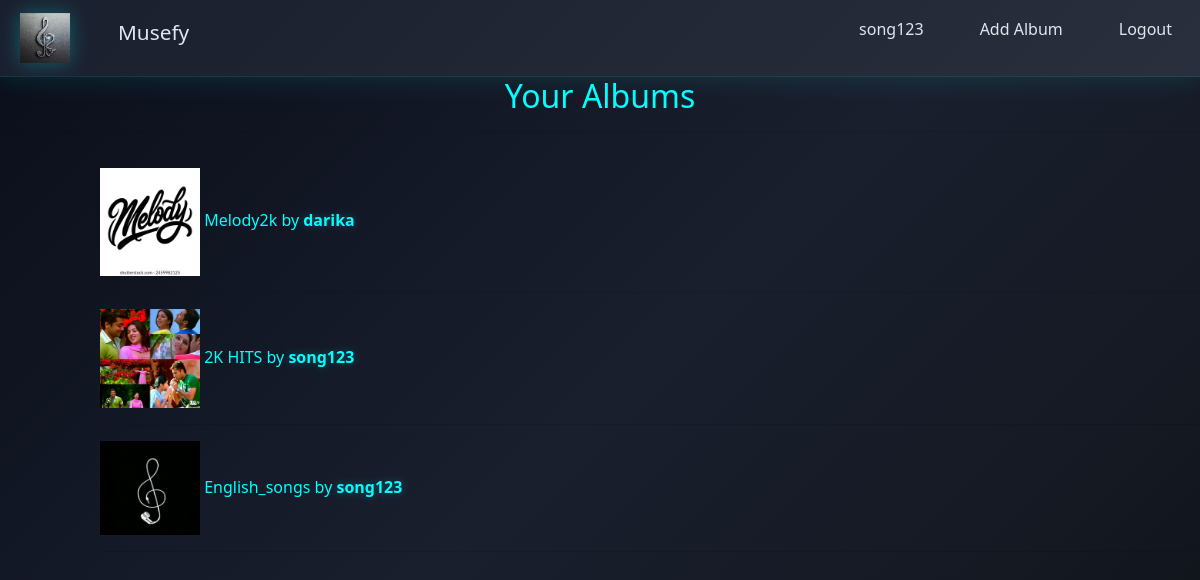
/albums/ (signed in), run on the app's committed database.
### music_nation/models.py (models this page shows, shortened)
class Album(models.Model):
    VISIBILITY_CHOICES = [
        ('public', 'Public'),
        ('private', 'Private'),
    ]
    album_name = models.CharField(max_length=30)
    uploaded_on = models.DateField(default=timezone.now())
    album_logo = models.FileField(upload_to=user_directory_path)
    album_genre = models.CharField(max_length=30)
    album_artist = models.ForeignKey(User, on_delete=models.CASCADE, related_name='albums')
    visibility = models.CharField(max_length=10, choices=VISIBILITY_CHOICES, default='public')

### music_nation/views.py (the view)
# urls.py: path('albums/', music_nation_views.album_list, name='album_list'),
@login_required
def album_list(request):
    albums = Album.objects.filter(
        Q(visibility='public') | Q(album_artist=request.user)
    ).order_by('-uploaded_on')  # optional: show latest first
    return render(request, 'music_nation/album_list.html', {'albums': albums})

### music_nation/templates/music_nation/album_list.html (shortened to what this page needs)
{% extends 'music_nation/base.html' %}
{% block content %}
<h2 style="text-align:center; color:#00ffff;">Your Albums</h2>
<hr/>
<div>
  <ul class="home-list">
    {% for album in albums %}
      <li>
        <span>
          <a class="home-a" href="{% url 'music_nation:album_detail' username=album.album_artist album=album.album_name %}">
            <img src="{{ album.album_logo.url }}" style="width:100px">
          </a>
        </span>
        <span style="color:#00FFFF;">{{ album.album_name }} by</span>
        <a class="home-a" href="{% url 'music_nation:profile_detail' username=album.album_artist %}">
          {{ album.album_artist }}
        </a>
      </li>
      <hr/>
    {% endfor %}
  </ul>
</div>
{% endblock %}

### music_nation/templates/music_nation/base.html (shortened to what this page needs)
{% load static %}
<!DOCTYPE html>
<html>
  <head>
    <link rel="stylesheet" href="{% static 'music_nation/css/bootstrap.min.css' %}" />
    <link rel="stylesheet" href="{% static 'music_nation/css/music_nation.css' %}" />
  </head>
  <body class="main-body">
    <div>
      <header>
        <nav>
          <ul class="bglight">
            <li class="li-left">
              <a class="base-a-img" href="{% url 'music_nation:home' %}">
                <img
                  src="{% static 'music_nation/img/logoo.png' %}"
                  style="width: 50px"
                  alt="logo"
                />
              </a>
            </li>
            <li class="li-left site-title">
              <h2 class="base-a">Musefy</h2>
            </li>
            {% if user.is_authenticated %}
            <li class="li-right">
              <a href="#" class="base-a" onclick="event.preventDefault(); document.getElementById('logout-form').submit();">
                <h2>Logout</h2>
              </a>
            </li>
            <li class="li-right">
              <a class="base-a" href="{% url 'music_nation:add_album' user %}"><h2>Add Album</h2></a>
            </li>
            <li class="li-right">
              <a class="base-a" href="{% url 'music_nation:profile_detail' user %}"><h2>{{ user.username }}</h2></a>
            </li>
            {% endif %}
          </ul>
        </nav>
      </header>
    </div>
    <div>
      {% block content %}{% endblock %}
    </div>
  </body>
</html>

### music_nation/static/music_nation/css/music_nation.css (style rules this page uses)
body { background: linear-gradient(135deg, #0a0e1a 0%, #1a1f2e 50%, #0f1419 100%); color: #FFFFFF; font-family: 'Segoe UI', Tahoma, Geneva, Verdana, sans-serif; margin: 0; padding: 0; min-height: 100vh; }
.main-body { background: linear-gradient(135deg, #0a0e1a 0%, #1a1f2e 50%, #0f1419 100%); min-height: 100vh; }
.bglight { list-style-type: none; margin: 0; padding: 0; overflow: hidden; background: linear-gradient(135deg, #1a1f2e 0%, #2a2f3e 100%); box-shadow: 0 4px 20px rgba(0, 255, 255, 0.1); border-bottom: 1px solid rgba(0, 255, 255, 0.1); }
.li-left { float: left; }
.li-right { float: right; }
.base-a { display: block; color: #E0E6ED; padding: 15px 20px; margin: 5px 8px; text-align: center; text-decoration: none; transition: all 0.3s ease; border-radius: 12px; font-weight: 500; font-size: 1.3rem; }
.base-a h2 { margin: 0; font-size: 1rem; font-weight: 500; }
.base-a-img { display: block; margin: 8px 15px; padding: 5px; text-align: center; text-decoration: none; border-radius: 12px; transition: all 0.3s ease; }
.base-a-img img { filter: drop-shadow(0 0 10px rgba(0, 255, 255, 0.3)); transition: filter 0.3s ease; }
.home-list { list-style-type: none; margin-left: 100px; padding: 20px 0; }
.home-a { color: #00FFFF; transition: all 0.3s ease; font-weight: 600; text-shadow: 0 0 10px rgba(0, 255, 255, 0.3); }

### data on the page
Album: album_logo (picture), album_name "Melody2k", album_artist "darika"
Album: album_logo (picture), album_name "2K HITS", album_artist "song123"
Album: album_logo (picture), album_name "English_songs", album_artist "song123"

### other printed values
{{ user.username }} "song123"
